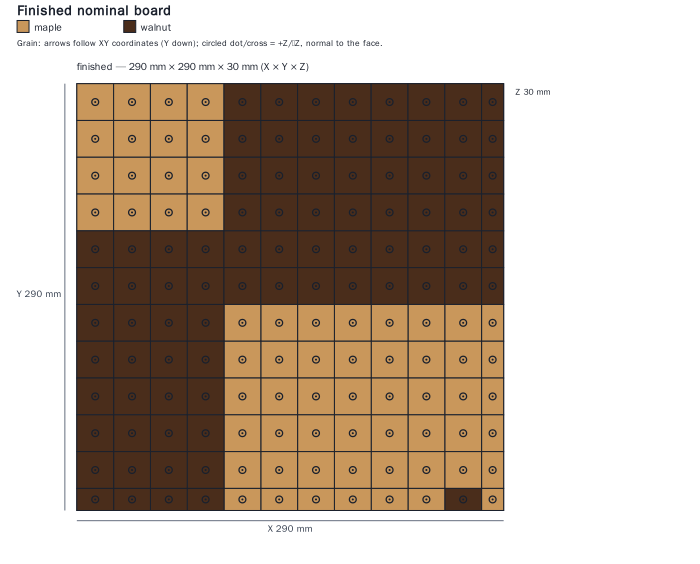
#> input picture examples/gallery/asymmetric/achieved.png, 700 x 564 px
$ python -i target.py   (imports and definitions only)
#> lines starting #> are read from the running program, lines starting #| are printed output that depends on the picture
"""Immutable binary image targets and exact area resampling.

Coordinates use an image convention: column ``x`` increases left-to-right and row
``y`` increases top-to-bottom.  A target always covers its entire finished
rectangle; decoding never trims it, and resampling never crops it.
"""
from __future__ import annotations

from dataclasses import dataclass, field
from fractions import Fraction
from io import BytesIO
import json
from pathlib import Path
from typing import Any, BinaryIO, Mapping, Sequence

from PIL import Image, ImageOps, UnidentifiedImageError

DEFAULT_MAX_BYTES = 8 * 1024 * 1024
DEFAULT_MAX_PIXELS = 16_000_000
DEFAULT_MAX_FRAMES = 1
DEFAULT_FORMATS = frozenset({"PNG"})
JsonValue = str | int | float | bool | None | tuple["JsonValue", ...] | tuple[tuple[str, "JsonValue"], ...]


class TargetDecodeError(ValueError):
    """Raised when an image is not within the deterministic target contract."""


# [10 lines left out: function _freeze_json, not called in this run]


@dataclass(frozen=True)
class FrozenTarget:
    """An immutable rectangular binary target; 1 and 0 are configurable labels."""

    rows: tuple[tuple[int, ...], ...]
    metadata: JsonValue = field(default_factory=tuple)

    # [10 lines left out: function __post_init__, not called in this run]

    @property
    def height(self) -> int:
        return len(self.rows)

    @property
    def width(self) -> int:
        return len(self.rows[0])

    def as_dict(self) -> dict[str, Any]:
        """Return a JSON-serializable representation with ordinary lists."""
        return {"rows": [list(row) for row in self.rows], "metadata": _thaw_json(self.metadata)}


# [7 lines left out: function _thaw_json, not called in this run]


def decode_png(
    data: bytes | bytearray | memoryview | BinaryIO | str | Path,
    *,
    crop: tuple[int, int, int, int] | None = None,
    threshold: int = 128,
    one_for_dark: bool = True,
    max_bytes: int = DEFAULT_MAX_BYTES,
    max_pixels: int = DEFAULT_MAX_PIXELS,
    max_frames: int = DEFAULT_MAX_FRAMES,
    formats: Sequence[str] = tuple(DEFAULT_FORMATS),
    metadata: Mapping[str, Any] | None = None,
) -> FrozenTarget:
    """Decode a constrained PNG deterministically.

    EXIF orientation is applied first. ``crop`` is then a half-open pixel box in
    that oriented image. Transparent pixels are composited over white before an
    integer BT.601 luminance (``(299R + 587G + 114B) // 1000``) is thresholded.
    Values below ``threshold`` are dark.  No automatic crop, trim, scaling, or
    palette-dependent conversion is performed.
    """
    if isinstance(threshold, bool) or not isinstance(threshold, int) or not 0 <= threshold <= 256:
        raise ValueError("threshold must be an integer from 0 through 256")
    if not isinstance(one_for_dark, bool):
        raise ValueError("one_for_dark must be boolean")
    for name, value in (("max_bytes", max_bytes), ("max_pixels", max_pixels), ("max_frames", max_frames)):
        if isinstance(value, bool) or not isinstance(value, int) or value < 1:
            raise ValueError(f"{name} must be a positive integer")
    accepted = {item.upper() for item in formats}
    if not accepted:
        raise ValueError("formats must not be empty")
    raw: bytes
    if isinstance(data, (str, Path)):
        raw = Path(data).read_bytes()
    elif isinstance(data, (bytes, bytearray, memoryview)):
        raw = bytes(data)
    else:
        raw = data.read(max_bytes + 1)
    if len(raw) > max_bytes:
        raise TargetDecodeError("image exceeds byte limit")
    try:
        with Image.open(BytesIO(raw)) as source:
            if source.format is None or source.format.upper() not in accepted:
                raise TargetDecodeError("image format is not allowed")
            frames = getattr(source, "n_frames", 1)
            if frames > max_frames:
                raise TargetDecodeError("image exceeds frame limit")
            if source.width < 1 or source.height < 1 or source.width * source.height > max_pixels:
                raise TargetDecodeError("image exceeds pixel limit")
            source.seek(0)
            image = ImageOps.exif_transpose(source)
            if image.width * image.height > max_pixels:
                raise TargetDecodeError("oriented image exceeds pixel limit")
            if crop is not None:
                if len(crop) != 4 or any(isinstance(v, bool) or not isinstance(v, int) for v in crop):
                    raise ValueError("crop must be four integer pixel coordinates")
                left, top, right, bottom = crop
                if not (0 <= left < right <= image.width and 0 <= top < bottom <= image.height):
                    raise ValueError("crop must be nonempty and inside the oriented image")
                image = image.crop(crop)
            rgba = image.convert("RGBA")
            rows = []
            for y in range(rgba.height):
                row = []
                for x in range(rgba.width):
                    red, green, blue, alpha = rgba.getpixel((x, y))
                    # Integer alpha composite over white, rounded down deterministically.
                    red = (red * alpha + 255 * (255 - alpha)) // 255
                    green = (green * alpha + 255 * (255 - alpha)) // 255
                    blue = (blue * alpha + 255 * (255 - alpha)) // 255
                    dark = (299 * red + 587 * green + 114 * blue) // 1000 < threshold
                    row.append(int(dark if one_for_dark else not dark))
                rows.append(tuple(row))
    except TargetDecodeError:
        raise
    except (UnidentifiedImageError, OSError, ValueError) as error:
        raise TargetDecodeError("invalid image data") from error
    info = {"format": "PNG", "source_width": len(rows[0]), "source_height": len(rows),
            "threshold": threshold, "one_for_dark": one_for_dark}
    if crop is not None:
        info["crop"] = list(crop)
    if metadata:
        info.update(metadata)
    return FrozenTarget(tuple(rows), info)


target_from_png = decode_png


# [4 lines left out: function _as_fraction, not called in this run]


def _equal_bounds(count: int, extent: Fraction) -> tuple[Fraction, ...]:
    return tuple(extent * index / count for index in range(count + 1))


# [57 lines left out: functions _bounds, target_occupancy, not called in this run]


# A cheap guard that documents the serialization contract at import-time.
# [1 line not run here, left out]

>>> import cv2
>>> picture = cv2.imread('../../examples/gallery/asymmetric/achieved.png', cv2.IMREAD_GRAYSCALE)
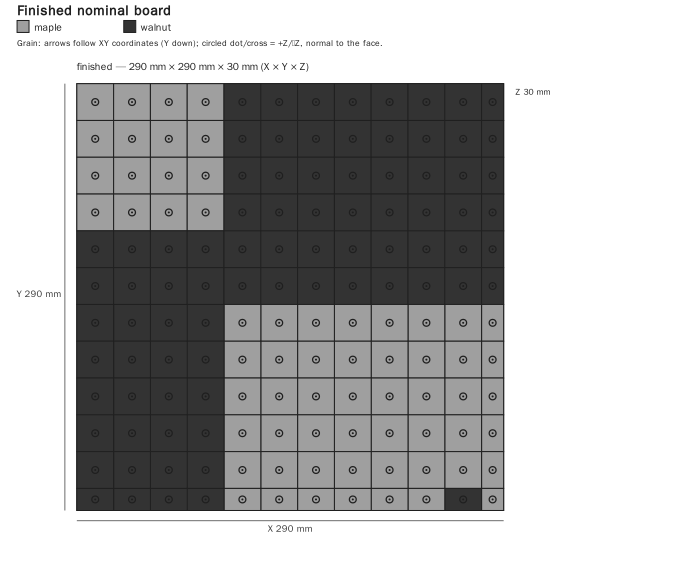
#> picture: shape (564, 700); min 31, max 255, mean 177.5
>>> result = decode_png(picture)
#> (the run stopped early here; a loop or call above may not have finished)

$ run again, on examples/gallery/asymmetric/difference.png
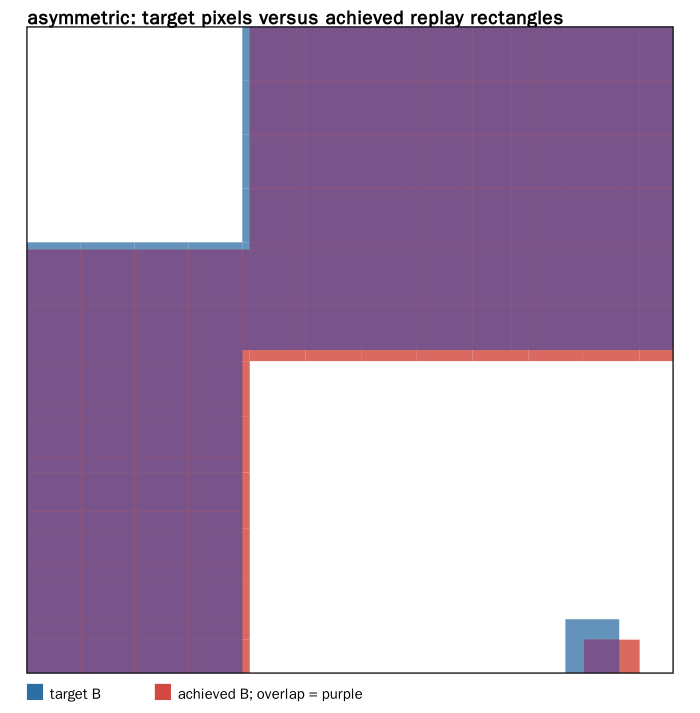
#> input picture examples/gallery/asymmetric/difference.png, 700 x 713 px
#> `picture = cv2.imread('../../examples/gallery/asymmetric/achieved.png',..`:
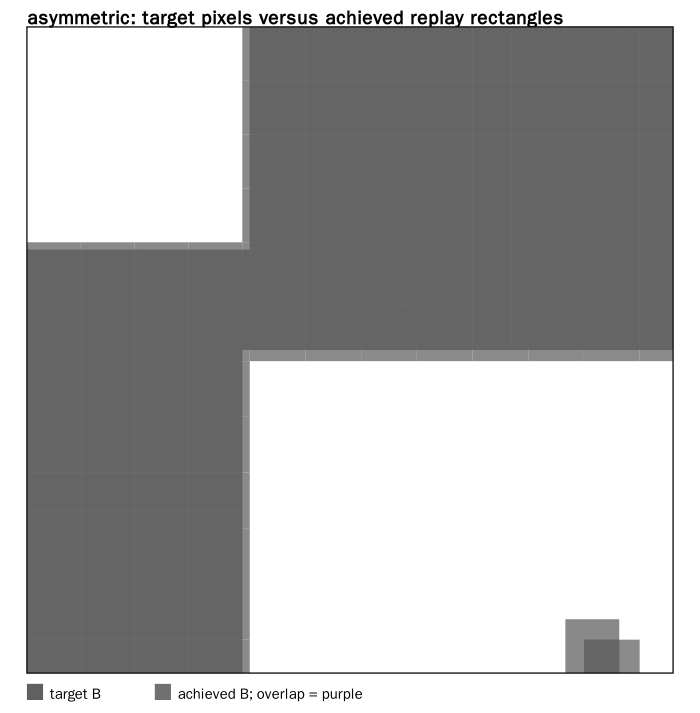
#> picture: shape (713, 700); min 0, max 255, mean 177.9
